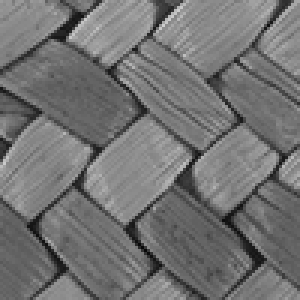
#> input picture pictures/1.bmp, 100 x 100 px (shown 3 times larger)
$ python test3.py
#> lines starting #> are read from the running program, lines starting #| are printed output that depends on the picture
import numpy as np
import cv2
from matplotlib import pyplot as plt
from tabulate import tabulate

image_file = 'pictures/1.bmp'
image_file2 = 'pictures/2.bmp'
delta1 = np.arange(100)
binary_coefficient1 = np.arange(0.1, 1.0, 0.1)  # 0.5
n = 100
delta01 = np.zeros(100)
delta02 = np.zeros(100)
Ekavg = np.zeros(100)
Eshavg = np.zeros(100)
Ekavg0 = np.zeros(100)
Eshavg0 = np.zeros(100)
Max_Ekavg0 = np.zeros(100)
Max_Eshavg0 = np.zeros(100)
bin_coefs = np.zeros(100)

for s in range(len(binary_coefficient1)):
    binary_coefficient = np.round(binary_coefficient1[s], 2)
    for i in range(100):
        delta = delta1[i]

        # допуски для базового класса
        image_base = cv2.imread(image_file)
#> image_base is the input picture: shape (100, 100, 3); min 8, max 205, mean 114.7
        image_base = cv2.cvtColor(image_base, cv2.COLOR_BGR2GRAY)
#> image_base: shape (100, 100)
        image_array = np.around(np.mean(image_base, axis=1), 0)
#> image_array = 100 values, max 137 at index 54, min 96 at index 87, mean 114.7
        VD = image_array + delta
#> VD has the same summary as image_array
        ND = image_array - delta
#> ND has the same summary as image_array


        def binarize(image_file):
            image_src = cv2.imread(image_file)
            image_src = cv2.cvtColor(image_src, cv2.COLOR_BGR2GRAY)
            image_src = cv2.resize(image_src, (100, 100))
            image_b = np.zeros(shape=(100, 100))
            ones = 0
            zeros = 0

            # бинаризация матрицы
            for i in range(len(image_src)):
                for j in range(len(image_src[i])):
                    if ND[i] <= image_src[i][j] <= VD[i]:
                        image_b[i][j] = 1
                        ones += 1
                    else:
                        image_b[i][j] = 0
                        zeros += 1

            # нахождение эталонного вектора
            e_vector = np.mean(image_b, axis=0)
            for i in range(len(e_vector)):
                if e_vector[i] > binary_coefficient:
                    e_vector[i] = 1
                else:
                    e_vector[i] = 0

            return e_vector, image_b

        # вывод штрихкодов
        def barcode(array):
            fig, ax = plt.subplots(nrows=1, ncols=1, figsize=(10, 2))
            ax.title.set_text("Barcode")
            ax.imshow(array.reshape(1, -1), cmap='binary', aspect='auto', interpolation='nearest')
            # plt.show()

        # функция подсчета дистанции между эталонвекторами + подсчет sk1, sk2
        def distance2(ev1_arr, ev2_arr, b_array1, b_array2):
            ev1 = np.array(ev1_arr)
            ev2 = np.array(ev2_arr)
            arr1 = np.array(b_array1)
            arr2 = np.array(b_array2)

            result_e = sum(abs(ev1 - ev2))
            # print('distance between ev1 and ev2:', result_e)

            sk1 = np.empty([int(len(arr1))])
            sk2 = np.empty([int(len(arr2))])

            for i in range(len(arr1)):
                sk1[i] = sum(abs(ev1 - arr1[i]))
            for i in range(len(arr2)):
                sk2[i] = sum(abs(ev1 - arr2[i]))
            # print('sk1: ', sk1)
            # print('sk2: ', sk2)

            return result_e, sk1, sk2

        # создание таблицы (таблица + вызов функции подсчета sk1, sk2)
        def table(vector1, vector2, img_b1, img_b2):
            # вызов функции подсчета sk1, sk2
            result_e, sk1, sk2 = distance2(vector1, vector2, img_b1, img_b2)
            d = np.arange(n)
            k1 = np.zeros(n)
            k2 = np.zeros(n)

            for j in range(len(d)):
                for i in range(len(sk1)):
                    if d[j] >= sk1[i]:
                        k1[j] += 1

            for j in range(len(d)):
                for i in range(len(sk2)):
                    if d[j] >= sk2[i]:
                        k2[j] += 1

            d1 = (np.array(k1 / n)) + 0.0001
            d2 = (np.array(1 - k2 / n)) + 0.0001
            alfa = (1 - k1 / n) + 0.0001
            beta = (k2 / n) + 0.0001
            e = (0.5 * np.log2((d1 + d2) / (alfa + beta))) * (d1 + d2 - alfa - beta)

            esh = 1 + 0.5 * ((alfa / (alfa + d2)) * (np.log2(alfa / (alfa + d2))) +
                             (beta / (beta + d1)) * (np.log2(beta / (beta + d1))) +
                             (d1 / (d1 + beta)) * (np.log2(d1 / (d1 + beta))) +
                             (d2 / (d2 + alfa)) * (np.log2(d2 / (d2 + alfa))))

            # print(
            #     tabulate(np.array([d, k1, k2, d1, d2, alfa, beta, e, esh]).T,
            #              headers=["d", "K1", "K2", "D1", "D2", "α", "β", "E", "Esh"]))

            # ! механизм отсечения для графиков!
            e0 = np.ones(100)
            for i in range(100):
                if d1[i] < 0.5 or d2[i] < 0.5 or d[i] > result_e:
                    e0[i] = e[i]  # 0
                else:
                    e0[i] = e[i]

            esh0 = np.ones(100)
            for i in range(100):
                if d1[i] < 0.5 or d2[i] < 0.5 or d[i] > result_e:
                    esh0[i] = esh[i]  # 0
                else:
                    esh0[i] = esh[i]

            return e, esh, e0, esh0, result_e, d1, d2


        def searchMaxE(ek, esh, d1, d2):
            ekmax = np.amax(ek)
            eshmax = np.amax(esh)
            maxInd = np.argmax(ek)
            maxInd2 = np.argmax(esh)
            d1 = d1[maxInd]
            d2 = d2[maxInd]
            return ekmax, eshmax, maxInd, maxInd2, d1, d2


        e_vector, image_b1 = binarize(image_file)
#> the loop in binarize, `for i in range(len(image_src)):` made 100 passes
#> after the loop in binarize, `for i in range(len(image_src)):`:
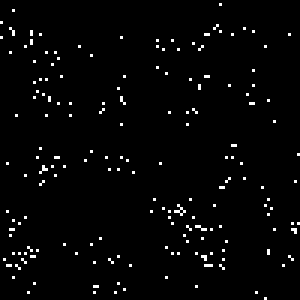
#> image_b: shape (100, 100) float64 (shown 3 times larger); values 0 (black) and 1 (white), 2.2% white in thin lines or dots
#> after the loop in binarize, `for i in range(len(image_src)):`: ones = 221; zeros = 9779
#> in binarize, `e_vector = np.mean(image_b, axis=0)`: e_vector = 100 values, max 0.07 at index 4, min 0 at index 22, mean 0.0221
#> the loop in binarize, `for i in range(len(e_vector)):` made 100 passes
#> after the loop in binarize, `for i in range(len(e_vector)):`: e_vector = 100 values from 0 to 0
#> e_vector = 100 values from 0 to 0
        e_vector2, image_b2 = binarize(image_file2)
#> call 2 of binarize, with image_file = 'pictures/2.bmp'
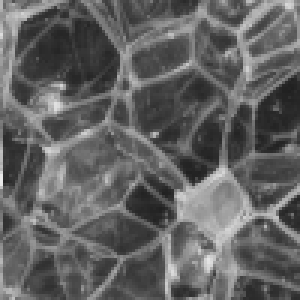
#> input picture pictures/2.bmp, 100 x 100 px (shown 3 times larger)
#> in binarize, image_src is the input picture: shape (100, 100, 3); min 32, max 233, mean 97.8
#> the loop in binarize (call 2), `for i in range(len(image_src)):` made 100 passes
#> after the loop in binarize (call 2), `for i in range(len(image_src)):`:
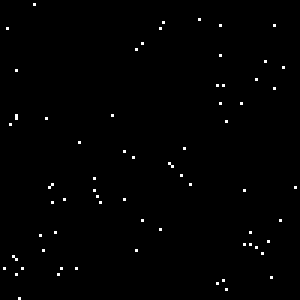
#> image_b: shape (100, 100) float64 (shown 3 times larger); values 0 (black) and 1 (white), 0.7% white in thin lines or dots
#> after the loop in binarize (call 2), `for i in range(len(image_src)):`: ones = 70; zeros = 9930
#> in binarize (call 2), `e_vector = np.mean(image_b, axis=0)`: e_vector = 100 values, max 0.05 at index 5, min 0 at index 0, mean 0.007
#> the loop in binarize (call 2), `for i in range(len(e_vector)):` made 100 passes
#> after the loop in binarize (call 2), `for i in range(len(e_vector)):`: e_vector = 100 values from 0 to 0
#> e_vector2 = 100 values from 0 to 0
        e1, esh1, e01, esh01, result_e, d11, d12 = table(e_vector, e_vector2, image_b1, image_b2)
#> in distance2, `result_e = sum(abs(ev1 - ev2))`: result_e = 0
#> in distance2, `sk1 = np.empty([int(len(arr1))])`: sk1 = 100 values from 0 to 0
#> the loop in distance2, `for i in range(len(arr1)):` made 100 passes
#> after the loop in distance2, `for i in range(len(arr1)):`: sk1 = 100 values, max 9 at index 76, min 0 at index 0, mean 2.21
#> the loop in distance2, `for i in range(len(arr2)):` made 100 passes
#> after the loop in distance2, `for i in range(len(arr2)):`: sk2 = 100 values, max 4 at index 89, min 0 at index 0, mean 0.7
#> in table, `result_e, sk1, sk2 = distance2(vector1, vector2, img_b1, img_b2)`: result_e = 0
#> after the loop in table, `for i in range(100):`: e0 = 100 values, max 0.489 at index 1, min 0 at index 9, mean 0.0126
#> after the loop in table, `for i in range(100):`: esh0 = 100 values, max 0.495 at index 4, min 0 at index 9, mean 0.0346
#> e1 has the same summary as e0 in table; esh1 has the same summary as esh0 in table; e01 has the same summary as e0 in table; esh01 has the same summary as esh0 in table; result_e = 0; d11 = 100 values from 0.21 to 1; d12 = 100 values, max 0.51 at index 0, min 0.0001 at index 4, mean 0.0071
        e2, esh2, e02, esh02, result_e2, d21, d22 = table(e_vector2, e_vector, image_b2, image_b1)
#> the loop in distance2 (call 2), `for i in range(len(arr1)):` made 100 passes
#> the loop in distance2 (call 2), `for i in range(len(arr2)):` made 100 passes
#> e2 has the same summary as e0 in table; esh2 has the same summary as esh0 in table; e02 has the same summary as e0 in table; esh02 has the same summary as esh0 in table; result_e2 = 0; d21 = 100 values from 0.49 to 1; d22 = 100 values, max 0.79 at index 0, min 0.0001 at index 9, mean 0.0222

        E01, Esh01, maxInd11, maxInd12, D_11, D_12 = searchMaxE(e1, esh1, d11, d12)
#> in searchMaxE, `ekmax = np.amax(ek)`: ekmax = 0.489
#> in searchMaxE, `eshmax = np.amax(esh)`: eshmax = 0.495
#> in searchMaxE, `maxInd = np.argmax(ek)`: maxInd = 1
#> in searchMaxE, `maxInd2 = np.argmax(esh)`: maxInd2 = 4
#> in searchMaxE, `d1 = d1[maxInd]`: d1 = 0.43
#> in searchMaxE, `d2 = d2[maxInd]`: d2 = 0.17
#> E01 = 0.489; Esh01 = 0.495; maxInd11 = 1; maxInd12 = 4; D_11 = 0.43; D_12 = 0.17
        E02, Esh02, maxInd21, maxInd22, D_21, D_22 = searchMaxE(e2, esh2, d21, d22)
#> E02 = 0.489; Esh02 = 0.495; maxInd21 = 1; maxInd22 = 4; D_21 = 0.83; D_22 = 0.57

        # ----------------------------------------------------------------
        Ekavg[i] = (E01 + E02) / 2
        Eshavg[i] = (Esh01 + Esh02) / 2
        if D_11 < 0.5 or D_12 < 0.5 or maxInd11 > result_e or maxInd12 > result_e2 or D_21 < 0.5 or D_22 < 0.5:
            Ekavg0[i] = 0
        else:
            Ekavg0[i] = (E01 + E02) / 2
        if D_11 < 0.5 or D_12 < 0.5 or maxInd21 > result_e or maxInd22 > result_e2 or D_21 < 0.5 or D_22 < 0.5:
            Eshavg0[i] = 0
        else:
            Eshavg0[i] = (Esh01 + Esh02) / 2

        Ekavg[0] = 0
        Eshavg[0] = 0
        Ekavg[99] = 0
        Eshavg[99] = 0

    Max_Ekavg0[s] = np.amax(Ekavg0)
    delta01[s] = np.argmax(Ekavg0)
    Max_Eshavg0[s] = np.amax(Eshavg0)
    delta02[s] = np.argmax(Eshavg0)
    bin_coefs[s] = binary_coefficient

# табличка максимальных КФЕ при всех дельтах

# ! ГРАФИК !
fig, ([ax1, ax2]) = plt.subplots(nrows=1, ncols=2, figsize=(10, 5))

ax1.plot(Ekavg, color="black")
ax1.plot(Ekavg0, color="black")
ax2.plot(Eshavg, color="black")
ax2.plot(Eshavg0, color="black")

ax1.set_xlabel('delta', fontsize=14)
ax1.set_ylabel('KFE', fontsize=14)
ax1.set_title(['Кульбак', ' b_coef: ', bin_coefs[np.argmax(Max_Ekavg0)]], fontsize=14)
ax2.set_xlabel('delta', fontsize=14)
ax2.set_ylabel('KFE', fontsize=14)
ax2.set_title(['Шеннон', ' b_coef: ', bin_coefs[np.argmax(Max_Eshavg0)]], fontsize=14)

ax1.fill(Ekavg, hatch="+++", facecolor="lightblue", edgecolor="red")
ax1.fill(Ekavg0, hatch="|", facecolor="lightgreen", edgecolor="red")
ax2.fill(Eshavg, hatch="+++", facecolor="lightblue", edgecolor="red")
ax2.fill(Eshavg0, hatch="|", facecolor="lightgreen", edgecolor="red")
plt.tight_layout()
plt.show()
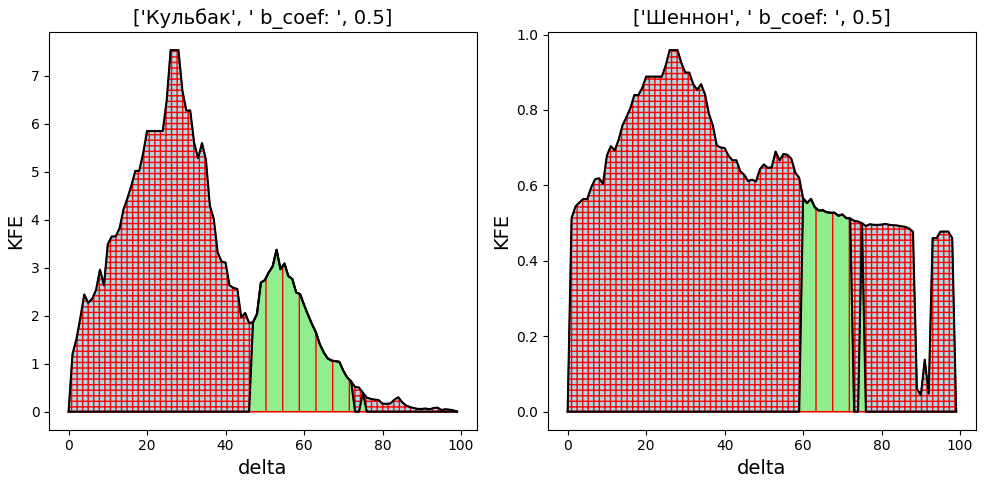
#> figure drawn by matplotlib, 2 panels; panel 1: curve peaks at x = 26, y = 7.53; panel 1: curve peaks at x = 53, y = 3.37; panel 2: curve peaks at x = 26, y = 0.959; panel 2: curve peaks at x = 60, y = 0.566

print("Значення Ekavg= ", np.amax(Max_Ekavg0), " при delta = ", delta01[np.argmax(Max_Ekavg0)], " при b_coef:",
      bin_coefs[np.argmax(Max_Ekavg0)])
print("Значення Eshavg= ", np.amax(Eshavg0), " при delta = ", delta02[np.argmax(Max_Eshavg0)], " при b_coef: ",
      bin_coefs[np.argmax(Max_Eshavg0)])
